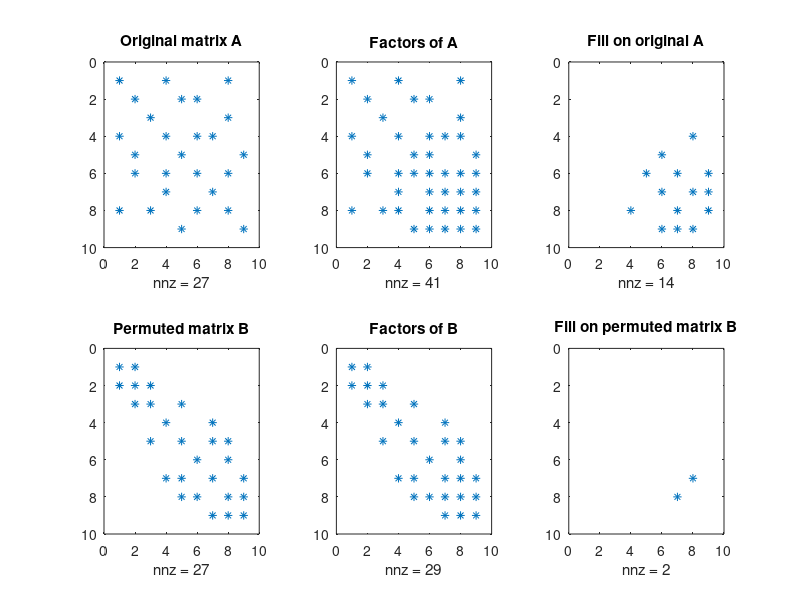

Write MATLAB code to recreate this figure.
A = [1 0 0 1 0 0 0 1 0;
     0 1 0 0 1 1 0 0 0;
     0 0 1 0 0 0 0 1 0;
     1 0 0 1 0 1 1 0 0;
     0 1 0 0 1 0 0 0 1;
     0 1 0 1 0 1 0 1 0;
     0 0 0 1 0 0 1 0 0;
     1 0 1 0 0 1 0 1 0;
     0 0 0 0 1 0 0 0 1];
 
 %norm(A - A')
 
subplot(2,3,1);
spy(A);
title('Original matrix A');

 
[count,h,parent,post,R] = symbfact(A);
ALU=R+R';
subplot(2,3,2)
spy(ALU);
title('Factors of A')
fillin=nnz(ALU)-nnz(A);

% visualisation du fill
C=spones(A);
CLU=spones(ALU);
FILL=CLU-C;
subplot(2,3,3)
spy(FILL)
title('Fill on original A')


% Permutation
P = [3 7 9 5 2 1 4 6 8];
P = [9 5 2 6 4 8 3 7 1];
P = flip(P);
P = symrcm(A);

B = A(P,P);

subplot(2,3,4); % 2 lignes 3 colonnes
spy(B);
title('Permuted matrix B');

[count,h,parent,post,R] = symbfact(B);
BLU=R+R';
subplot(2,3,5)
spy(BLU);
title('Factors of B')
fillin=nnz(BLU)-nnz(B)

% visualisation du fill
C=spones(B);
CLU=spones(BLU);
FILL=CLU-C;
subplot(2,3,6)
spy(FILL)
title('Fill on permuted matrix B')

